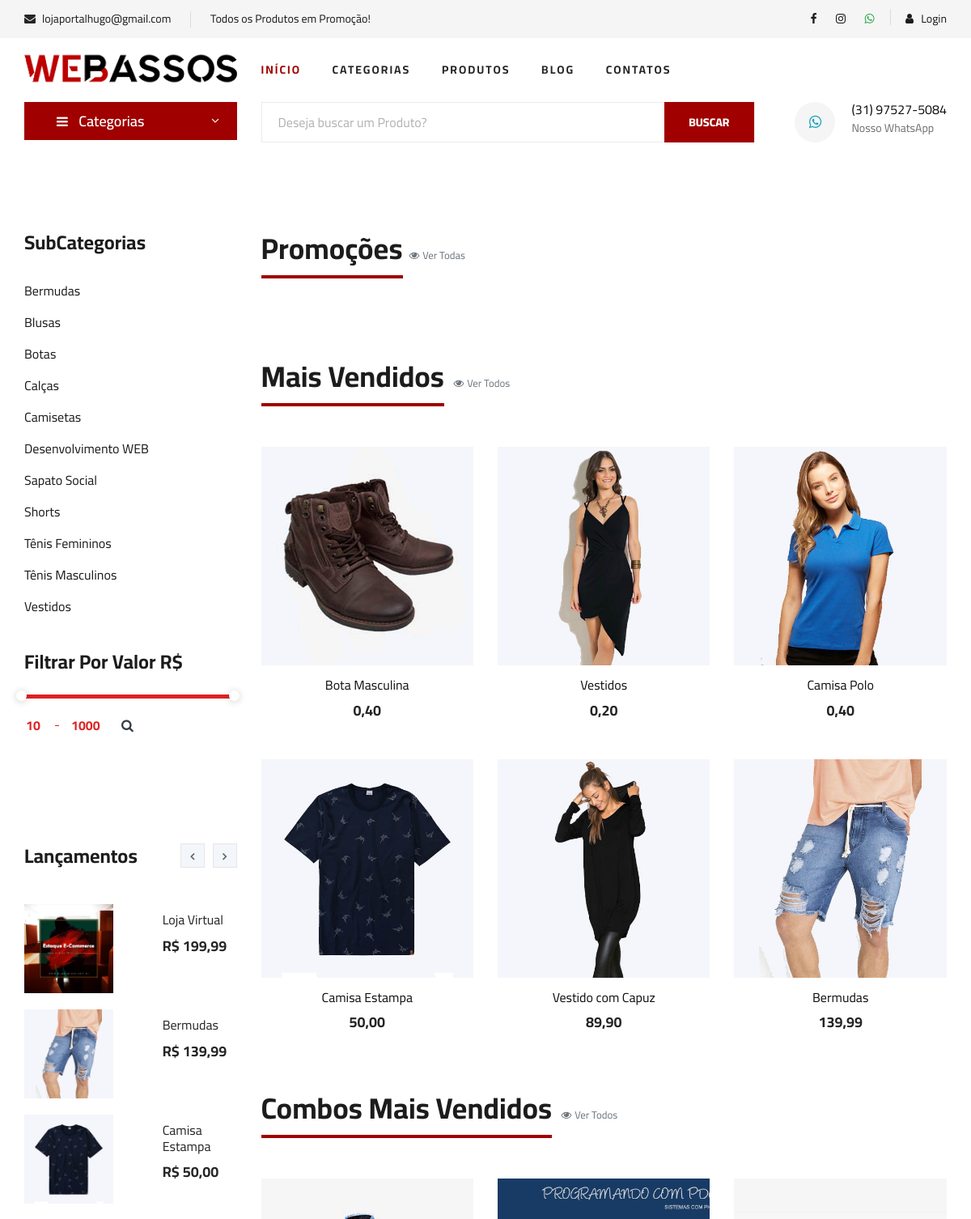
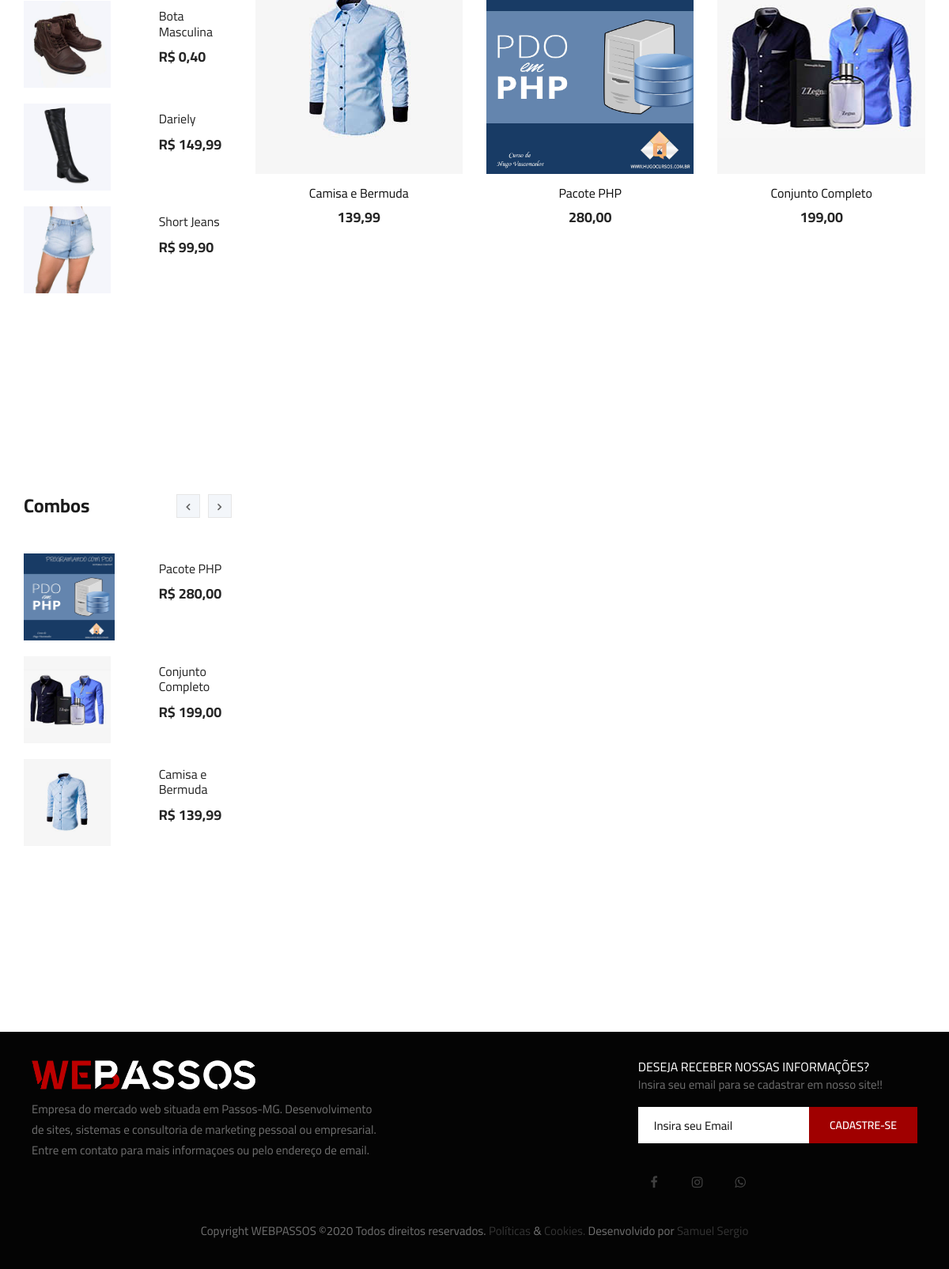
/produtos.php, run on the app's committed database (2 pictures, top to bottom).
### tables this page shows
CREATE TABLE `sub_categorias` (
  `id` int(11) NOT NULL AUTO_INCREMENT,
  `nome` varchar(50) NOT NULL,
  `nome_url` varchar(50) NOT NULL,
  `imagem` varchar(100) NOT NULL,
  `id_categoria` int(11) NOT NULL,
  PRIMARY KEY (`id`)
);

CREATE TABLE `produtos` (
  `id` int(11) NOT NULL AUTO_INCREMENT,
  `categoria` int(11) NOT NULL,
  `sub_categoria` int(11) NOT NULL,
  `nome` varchar(100) NOT NULL,
  `nome_url` varchar(100) NOT NULL,
  `descricao` varchar(1000) NOT NULL,
  `descricao_longa` text NOT NULL,
  `valor` decimal(10,2) NOT NULL,
  `imagem` varchar(100) NOT NULL,
  `estoque` int(11) NOT NULL,
  `tipo_envio` int(11) NOT NULL,
  `palavras` varchar(250) NOT NULL,
  `ativo` varchar(5) NOT NULL,
  `peso` double(8,2) DEFAULT NULL,
  `largura` int(11) DEFAULT NULL,
  `altura` int(11) DEFAULT NULL,
  `comprimento` int(11) DEFAULT NULL,
  `modelo` varchar(100) DEFAULT NULL,
  `valor_frete` decimal(8,2) DEFAULT NULL,
  `promocao` varchar(5) NOT NULL,
  `vendas` int(11) DEFAULT NULL,
  `link` varchar(150) DEFAULT NULL,
  PRIMARY KEY (`id`)
);

CREATE TABLE `combos` (
  `id` int(11) NOT NULL AUTO_INCREMENT,
  `nome` varchar(100) NOT NULL,
  `nome_url` varchar(50) NOT NULL,
  `descricao` varchar(1000) NOT NULL,
  `descricao_longa` text NOT NULL,
  `valor` decimal(8,2) NOT NULL,
  `imagem` varchar(100) NOT NULL,
  `tipo_envio` int(1) NOT NULL,
  `palavras` varchar(250) NOT NULL,
  `ativo` varchar(5) NOT NULL,
  `peso` double(8,2) NOT NULL,
  `largura` double(8,2) NOT NULL,
  `altura` double(8,2) NOT NULL,
  `comprimento` double(8,2) NOT NULL,
  `valor_frete` decimal(10,2) DEFAULT NULL,
  `vendas` int(11) DEFAULT NULL,
  `link` varchar(150) DEFAULT NULL,
  PRIMARY KEY (`id`)
);

### produtos.php (the view, shortened to what this page needs)
<?php
require_once("cabecalho.php");
?>
<?php
require_once("cabecalho-busca.php");
?>
<section class="product spad">
  <div class="container">
    <div class="row">
      <div class="col-lg-3 col-md-5">
        <div class="sidebar">
          <div class="sidebar__item">
            <h4>SubCategorias</h4>
            <ul>
              <?php
              $query = $pdo->query("SELECT * FROM sub_categorias order by nome asc ");
              $res = $query->fetchAll(PDO::FETCH_ASSOC);
              for ($i=0; $i < count($res); $i++) {
                $nome = $res[$i]['nome'];
                $nome_url = $res[$i]['nome_url'];
                ?>
                <li><a href="produtos-<?php echo $nome_url ?>"><?php echo $nome ?></a></li>
              <?php } ?>
            </ul>
          </div>
          <div class="sidebar__item">
            <h4>Filtrar Por Valor R$</h4>
            <div class="price-range-wrap">
              <div class="price-range ui-slider ui-corner-all ui-slider-horizontal ui-widget ui-widget-content"
              data-min="10" data-max="1000">
              <span tabindex="0" class="ui-slider-handle ui-corner-all ui-state-default"></span>
              <span tabindex="0" class="ui-slider-handle ui-corner-all ui-state-default"></span>
            </div>
            <div class="range-slider">
              <div class="price-input">
                <form method="get" action="lista-produtos.php" name="form_valor">
                  <input type="text" name="valor-inicial" id="minamount">
                  <input type="text" name="valor-final" id="maxamount">
                  <a href="#" onclick="document.form_valor.submit(); return false;" class="text-dark">
                    <i class="fa fa-search ml-2"></i>
                  </a>
                </form>
              </div>
            </div>
          </div>
        </div>
        <div class="sidebar__item spad d-none d-md-block">
          <div class="latest-product__text">
            <h4>Lançamentos</h4>
            <div class="latest-product__slider owl-carousel">
              <div class="latest-prdouct__slider__item">
                <?php
                $query = $pdo->query("SELECT * FROM produtos where ativo = 'Sim' and estoque > 0 order by id desc limit 6 ");
                $res = $query->fetchAll(PDO::FETCH_ASSOC);
                for ($i=0; $i < count($res); $i++) {
                  $nome = $res[$i]['nome'];
                  $valor = $res[$i]['valor'];
                  $nome_url = $res[$i]['nome_url'];
                  $imagem = $res[$i]['imagem'];
                  $promocao = $res[$i]['promocao'];
                  $id = $res[$i]['id'];
                  if($promocao == 'Sim'){
                    $queryp = $pdo->query("SELECT * FROM promocoes where id_produto = '$id' ");
                    $resp = $queryp->fetchAll(PDO::FETCH_ASSOC);
                    $valor = $resp[0]['valor'];
                    $valor = number_format($valor, 2, ',', '.');
                  }else{
                    $valor = number_format($valor, 2, ',', '.');
                  }
                  ?>
                  <a href="produto-<?php echo $nome_url ?>" class="latest-product__item">
                    <div class="row">
                      <div class="col-md-7">
                        <div class="latest-product__item__pic">
                          <img src="img/produtos/<?php echo $imagem ?>" alt="">
                        </div>
                      </div>
                      <div class="col-md-5">
                        <div class="latest-product__item__text">
                          <h6><?php echo $nome ?></h6>
                          <span>R$ <?php echo $valor ?></span>
                        </div>
                      </div>
                    </div>
                  </a>
                <?php } ?>
              </div>
            </div>
          </div>
        </div>
        <div class="sidebar__item spad d-none d-md-block">
          <div class="latest-product__text">
            <h4>Combos</h4>
            <div class="latest-product__slider owl-carousel">
              <div class="latest-prdouct__slider__item">
                <?php
                $query = $pdo->query("SELECT * FROM combos where ativo = 'Sim' order by id desc limit 6 ");
                $res = $query->fetchAll(PDO::FETCH_ASSOC);
                for ($i=0; $i < count($res); $i++) {
                  $nome = $res[$i]['nome'];
                  $valor = $res[$i]['valor'];
                  $nome_url = $res[$i]['nome_url'];
                  $imagem = $res[$i]['imagem'];
                  $valor = number_format($valor, 2, ',', '.');
                  ?>
                  <a href="combo-<?php echo $nome_url ?>" class="latest-product__item">
                    <div class="row">
                    <div class="col-md-7">
                      <div class="latest-product__item__pic">
                        <img src="img/combos/<?php echo $imagem ?>" alt="">
                      </div>
                    </div>
                    <div class="col-md-5">
                      <div class="latest-product__item__text">
                        <h6><?php echo $nome ?></h6>
                        <span>R$ <?php echo $valor ?></span>
                      </div>
                    </div>
                  </div>
                  </a>
                <?php } ?>
              </div>
            </div>
          </div>
        </div>
      </div>
    </div>
    <div class="col-lg-9 col-md-7">
      <div class="product__discount">
        <div class="section-title product__discount__title">
          <h2>Promoções</h2><span class="ml-2"><a class="text-muted" href="promocoes.php" title="Ver todas as Promoções"><small><i class="fa fa-eye mr-1"></i>Ver Todas</small></a></span>
        </div>
  </div>
  <div class="section-title product__discount__title">
    <h2>Mais Vendidos</h2>
    <span class="ml-2"><a class="text-muted" href="lista-produtos.php" title="Ver todos os Produtos"><small><i class="fa fa-eye mr-1"></i>Ver Todos</small></a></span>
  </div>
  <div class="row">
   <?php
   $query = $pdo->query("SELECT * FROM produtos where ativo = 'Sim' and estoque > 0 order by vendas desc limit 6");
   $res = $query->fetchAll(PDO::FETCH_ASSOC);
   for ($i=0; $i < count($res); $i++) {
    $nome = $res[$i]['nome'];
    $valor = $res[$i]['valor'];
    $nome_url = $res[$i]['nome_url'];
    $imagem = $res[$i]['imagem'];
    $promocao = $res[$i]['promocao'];
    $id = $res[$i]['id'];
    $valor = number_format($valor, 2, ',', '.');
    if($promocao == 'Sim'){
      $queryp = $pdo->query("SELECT * FROM promocoes where id_produto = '$id' ");
      $resp = $queryp->fetchAll(PDO::FETCH_ASSOC);
      $valor_promo = $resp[0]['valor'];
      $desconto = $resp[0]['desconto'];
      $valor_promo = number_format($valor_promo, 2, ',', '.');
      ?>
      <div class="col-lg-4">
        <div class="product__discount__item">
          <div class="product__discount__item__pic set-bg"
          data-setbg="img/produtos/<?php echo $imagem ?>">
          <div class="product__discount__percent">-<?php echo $desconto ?>%</div>
          <ul class="product__item__pic__hover">
           <li><a href="produto-<?php echo $nome_url ?>"><i class="fa fa-eye"></i></a></li>
           <li><a href="" onclick="carrinhoModal('<?php echo $id ?>','Não')"><i class="fa fa-shopping-cart"></i></a>
           </ul>
         </div>
         <div class="product__discount__item__text">
          <h5><a href="produto-<?php echo $nome_url ?>"><?php echo $nome ?></a></h5>
          <div class="product__item__price">R$ <?php echo $valor_promo ?> <span>R$ <?php echo $valor ?></span></div>
        </div>
      </div>
    </div>
  <?php }else{ ?>
    <div class="col-lg-4 col-md-6 col-sm-6">
      <div class="product__item">
        <div class="product__item__pic set-bg" data-setbg="img/produtos/<?php echo $imagem ?>">
          </div>
          <div class="product__item__text">
            <a href="produto-<?php echo $nome_url ?>"><h6><?php echo $nome ?></h6>
              <h5><?php echo $valor ?></h5></a>
            </div>
          </div>
        </div>
      <?php } } ?>
    </div>
    <div class="section-title product__discount__title mt-4">
      <h2>Combos Mais Vendidos</h2>
      <span class="ml-2"><a class="text-muted" href="combos.php" title="Ver todos os Combos"><small><i class="fa fa-eye mr-1"></i>Ver Todos</small></a></span>
    </div>
    <div class="row">
     <?php
     $query = $pdo->query("SELECT * FROM combos where ativo = 'Sim' order by vendas desc limit 6 ");
     $res = $query->fetchAll(PDO::FETCH_ASSOC);
     for ($i=0; $i < count($res); $i++) {
      $nome = $res[$i]['nome'];
      $valor = $res[$i]['valor'];
      $nome_url = $res[$i]['nome_url'];
      $imagem = $res[$i]['imagem'];
      $valor = number_format($valor, 2, ',', '.');
      ?>
      <div class="col-lg-4 col-md-6 col-sm-6">
        <div class="product__item">
          <div class="product__item__pic set-bg" data-setbg="img/combos/<?php echo $imagem ?>">
            </div>
            <div class="product__item__text">
              <a href="combo-<?php echo $nome_url ?>"><h6><?php echo $nome ?></h6>
                <h5><?php echo $valor ?></h5></a>
              </div>
            </div>
          </div>
        <?php } ?>
      </div>
    </div>
  </div>
</div>
</section>
<?php
require_once("rodape.php");
?>

### css/style.css (style rules this page uses)
html, body { height: 100%; font-family: "Cairo", sans-serif; -webkit-font-smoothing: antialiased; font-smoothing: antialiased; }
h1, h2, h3, h4, h5, h6 { margin: 0; color: #111111; font-weight: 400; font-family: "Cairo", sans-serif; }
h2 { font-size: 36px; }
h4 { font-size: 24px; }
h5 { font-size: 18px; }
h6 { font-size: 16px; }
img { max-width: 100%; }
ul, ol { padding: 0; margin: 0; }
.section-title { margin-bottom: 50px; text-align: center; }
.section-title h2 { color: #1c1c1c; font-weight: 700; position: relative; }
.section-title h2:after { position: absolute; left: 0; bottom: -15px; right: 0; height: 4px; width: 80px; background: #a00000; content: ""; margin: 0 auto; }
.set-bg { background-repeat: no-repeat; background-size: cover; background-position: top center; }
.spad { padding-top: 100px; padding-bottom: 100px; }
.latest-product__text h4 { font-weight: 700; color: #1c1c1c; margin-bottom: 45px; }
.latest-product__item { margin-bottom: 20px; overflow: hidden; display: block; }
.latest-product__item__pic { float: left; margin-right: 26px; }
.latest-product__item__pic img { height: 110px; width: 110px; }
.latest-product__item__text { overflow: hidden; padding-top: 10px; }
.latest-product__item__text h6 { color: #252525; margin-bottom: 8px; }
.latest-product__item__text span { font-size: 18px; display: block; color: #252525; font-weight: 700; }
.sidebar__item { margin-bottom: 35px; }
.sidebar__item h4 { color: #1c1c1c; font-weight: 700; margin-bottom: 25px; }
.sidebar__item ul li { list-style: none; }
.sidebar__item ul li a { font-size: 16px; color: #1c1c1c; line-height: 39px; display: block; }
.sidebar__item .latest-product__text { position: relative; }
.sidebar__item .latest-product__text h4 { margin-bottom: 45px; }
.price-range-wrap .range-slider { margin-top: 20px; }
.price-range-wrap .range-slider .price-input { position: relative; }
.price-range-wrap .range-slider .price-input:after { position: absolute; left: 38px; top: 13px; height: 1px; width: 5px; background: #dd2222; content: ""; }
.price-range-wrap .range-slider .price-input input { font-size: 16px; color: #dd2222; font-weight: 700; max-width: 20%; border: none; display: inline-block; }
.price-range-wrap .price-range { border-radius: 0; }
.price-range-wrap .price-range.ui-widget-content { border: none; background: #ebebeb; height: 5px; }
.price-range-wrap .price-range.ui-widget-content .ui-slider-handle { height: 13px; width: 13px; border-radius: 50%; background: #ffffff; border: none; -webkit-box-shadow: 0px 1px 10px rgba(0, 0, 0, 0.2); box-shadow: 0px 1px 10px rgba(0, 0, 0, 0.2); outline: none; cursor: pointer; }
.product { padding-top: 80px; padding-bottom: 80px; }
.product__discount { padding-bottom: 50px; }
.product__discount__title { text-align: left; margin-bottom: 65px; }
.product__discount__title h2 { display: inline-block; }
.product__discount__title h2:after { margin: 0; width: 100%; }
.product__item { margin-bottom: 50px; }
.product__item__pic { height: 270px; position: relative; overflow: hidden; }
.product__item__text { text-align: center; padding-top: 15px; }
.product__item__text h6 { margin-bottom: 10px; }
.product__item__text h5 { color: #252525; font-weight: 700; }
@media only screen and (min-width: 1200px) { .container { max-width: 1170px; } }

### data on the page
sub_categorias: nome "Bermudas"
sub_categorias: nome "Blusas"
sub_categorias: nome "Botas"
sub_categorias: nome "Calças"
sub_categorias: nome "Camisetas"
sub_categorias: nome "Desenvolvimento WEB"
sub_categorias: nome "Sapato Social"
sub_categorias: nome "Shorts"
sub_categorias: nome "Tênis Femininos"
sub_categorias: nome "Tênis Masculinos"
sub_categorias: nome "Vestidos"
produtos: imagem (picture), nome "Loja Virtual", valor "199,99"
produtos: imagem (picture), nome "Bermudas", valor "139,99", shows a picture
produtos: imagem (picture), nome "Camisa Estampa", valor "50,00", shows a picture
produtos: imagem (picture), nome "Bota Masculina", valor "0,40", shows a picture
produtos: imagem (picture), nome "Dariely", valor "149,99"
produtos: imagem (picture), nome "Short Jeans", valor "99,90"
combos: imagem (picture), nome "Pacote PHP", valor "280,00", shows a picture
combos: imagem (picture), nome "Conjunto Completo", valor "199,00", shows a picture
combos: imagem (picture), nome "Camisa e Bermuda", valor "139,99", shows a picture
produtos: shows a picture, nome "Vestidos", valor "0,20"
produtos: shows a picture, nome "Camisa Polo", valor "0,40"
produtos: shows a picture, nome "Vestido com Capuz", valor "89,90"

### other printed values
$email "lojaportalhugo@gmail.com"
$texto_destaque "Todos os Produtos em Promoção!"
$whatsapp "(31) 97527-5084"
